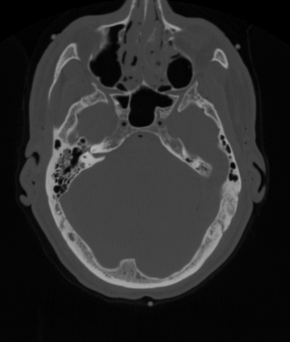
#> input picture morphological_filter/data/brainct.png, 290 x 342 px
$ jupyter execute brainct.ipynb
#> lines starting #> are read from the running program, lines starting #| are printed output that depends on the picture; after the words box and inside, x2 and y2 are one past the last pixel; in counts of white or black regions, pixels touching at a corner belong together
[cell 1]
import cv2
import matplotlib.pyplot as plt
import numpy as np

img = cv2.imread('data/brainct.png', cv2.IMREAD_GRAYSCALE)
#> img is the input picture: shape (342, 290); min 0, max 177, mean 43.2

plt.figure(figsize=(10, 5))

plt.subplot(1, 2, 1)
plt.imshow(img, cmap='gray')
plt.axis('off')

plt.subplot(1, 2, 2)
plt.hist(img.ravel(), bins=256, range=[0, 256], color='black')
plt.xlim([0, 256])

plt.show()
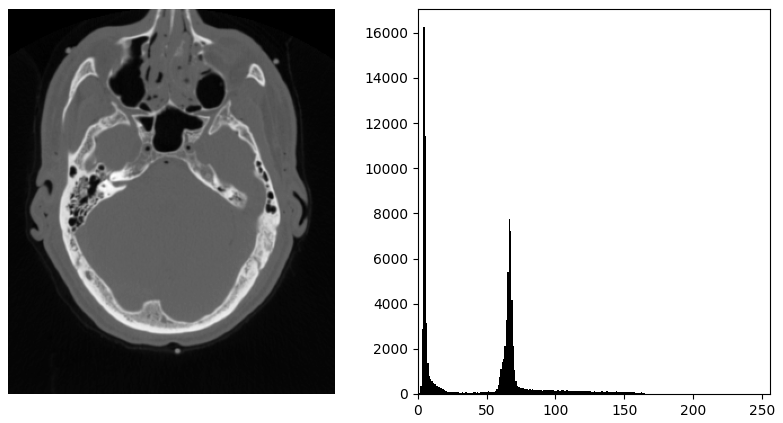
#> figure drawn by matplotlib, 2 panels; panel 2: tallest bar 16243 high, from x = 4 to 5

print(f'Image shape: {img.shape}')
#| Image shape: (342, 290)

[cell 2]
_, binary_img = cv2.threshold(img, 75, 255, cv2.THRESH_BINARY)
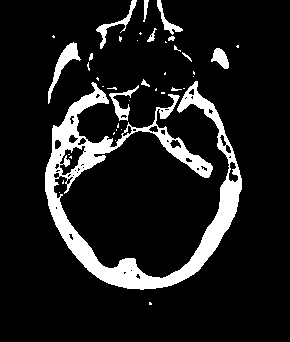
#> binary_img: shape (342, 290); 11.6% white; 41 white regions (28 under 20 px), largest, box (x1, y1, x2, y2) and area: (45, 81, 242, 290) 9598, (48, 42, 81, 104) 488, (96, 0, 137, 49) 318

plt.imshow(binary_img, cmap='gray')
plt.axis('off')
plt.show()

[cell 3]
from itertools import product

def create_cross_kernel(size):
    k = np.zeros((size, size), np.uint8)
    center = size // 2
    k[:, center] = 1
    k[center, :] = 1
    return k

def create_diamond_kernel(size):
#> called with size = 3
    k = np.zeros((size, size), np.uint8)
    center = size // 2
    for i in range(center + 1):
        k[center - i:center + i + 1, i] = 1
        k[center - i:center + i + 1, size - i - 1] = 1
    return k

sizes = [3, 5, 9]
full_kernels = [np.ones((s, s), np.uint8) for s in sizes]
cross_kernels = [create_cross_kernel(s) for s in sizes]
diamond_kernels = [create_diamond_kernel(s) for s in sizes]

kernel_types = ["Full", "Cross", "Diamond"]
kernels = list(zip(kernel_types * 3, full_kernels + cross_kernels + diamond_kernels))
operations = [cv2.MORPH_OPEN, cv2.MORPH_CLOSE]
op_labels = {cv2.MORPH_OPEN: "Open", cv2.MORPH_CLOSE: "Close"}

results = []
titles = []

for (type1, k1), op1, (type2, k2), op2 in product(kernels, operations, kernels, operations):
    temp = cv2.morphologyEx(binary_img, op1, k1)
    result = cv2.morphologyEx(temp, op2, k2)
    results.append(result)
    titles.append(f"{type1} {op_labels[op1]} {k1.shape[0]} → {type2} {op_labels[op2]} {k2.shape[0]}")
#> this loop made 324 passes
#> pass 1, `temp = cv2.morphologyEx(binary_img, op1, k1)`:
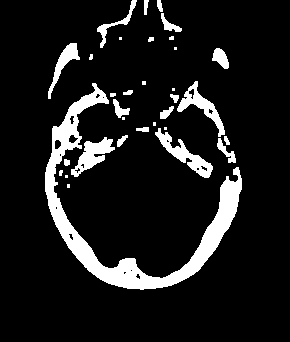
#> temp: shape (342, 290); 10.8% white; 33 white regions (10 under 20 px), largest, box (x1, y1, x2, y2) and area: (45, 83, 242, 290) 6349, (155, 128, 213, 178) 796, (71, 137, 115, 177) 729
#> pass 3, `result = cv2.morphologyEx(temp, op2, k2)`:
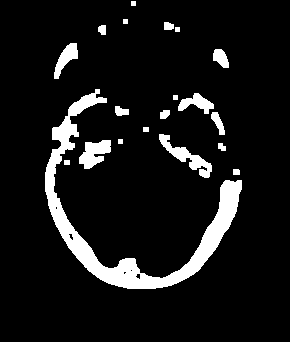
#> result: shape (342, 290); 9.1% white; 20 white regions, largest, box (x1, y1, x2, y2) and area: (45, 89, 242, 289) 6018, (159, 134, 212, 178) 665, (79, 140, 111, 169) 572
#> after the loop:
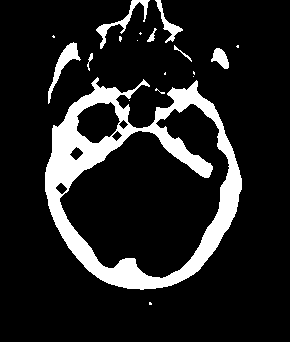
#> temp: shape (342, 290); 13.3% white; 19 white regions (11 under 20 px), largest, box (x1, y1, x2, y2) and area: (45, 77, 242, 290) 11581, (48, 42, 81, 104) 488, (96, 0, 150, 49) 448
#> after the loop, results = 324 items; titles = 324 items, first 6: 'Full Open 3 → Full Open 3', 'Full Open 3 → Full Close 3', 'Full Open 3 → Cross Open 5', 'Full Open 3 → Cross Close 5', 'Full Open 3 → Diamond Open 9', 'Full Open 3 → Diamond Close 9'

cols = 6
rows = (len(results) + cols - 1) // cols
#> rows = 54

fig, axes = plt.subplots(rows, cols, figsize=(15, rows * 2))
axes = axes.ravel()

for i in range(len(results)):
    axes[i].imshow(results[i], cmap='gray')
    axes[i].set_title(titles[i], fontsize=6)
    axes[i].axis('off')

for j in range(i + 1, len(axes)):
    axes[j].axis('off')
#> this loop made 0 passes

plt.tight_layout()
plt.show()
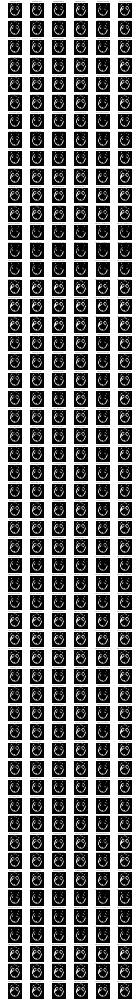
#> figure drawn by matplotlib, 324 panels

[cell 4]
diamond_kernel_9 = np.zeros((9, 9), np.uint8)
center = 9 // 2
for i in range(center + 1):
    diamond_kernel_9[center - i:center + i + 1, i] = 1
    diamond_kernel_9[center - i:center + i + 1, 9 - i - 1] = 1

imask = cv2.morphologyEx(binary_img, cv2.MORPH_CLOSE, diamond_kernel_9)
imask = cv2.morphologyEx(imask, cv2.MORPH_CLOSE, diamond_kernel_9)

plt.imshow(imask, cmap='gray')
plt.axis('off')
plt.show()

[cell 5]
small_kernel = np.ones((3, 3), np.uint8)

dilated = cv2.dilate(imask, small_kernel)
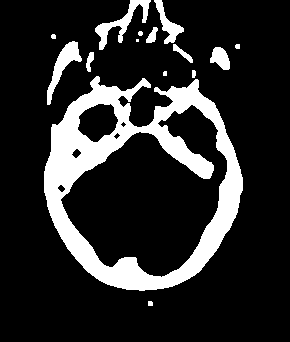
#> dilated: shape (342, 290); 16.8% white; 15 white regions (2 under 20 px), largest, box (x1, y1, x2, y2) and area: (44, 76, 243, 291) 13977, (95, 0, 151, 50) 750, (47, 41, 82, 105) 686
boundary_dilate = cv2.subtract(dilated, imask)
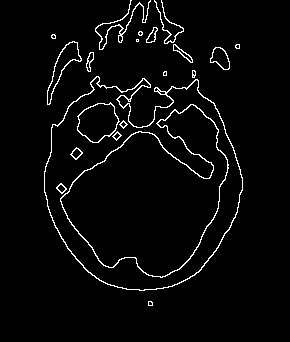
#> boundary_dilate: shape (342, 290); 3.4% white in thin lines or dots, all inside (x1, y1, x2, y2) = (44, 0, 243, 306)

eroded = cv2.erode(imask, small_kernel)
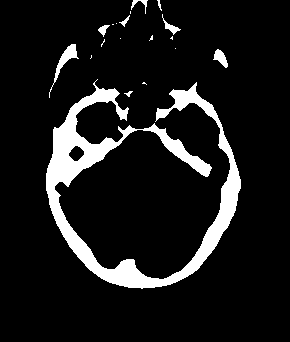
#> eroded: shape (342, 290); 10.1% white; 19 white regions (10 under 20 px), largest, box (x1, y1, x2, y2) and area: (46, 79, 241, 289) 9199, (49, 44, 79, 98) 302, (213, 49, 228, 68) 148
boundary_erode = cv2.subtract(imask, eroded)
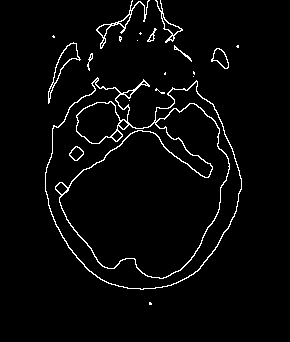
#> boundary_erode: shape (342, 290); 3.2% white in thin lines or dots, all inside (x1, y1, x2, y2) = (45, 0, 242, 305)

fig, axes = plt.subplots(1, 2, figsize=(10, 5))

axes[0].imshow(boundary_dilate, cmap='gray')
axes[0].set_title("Boundary using Dilation")
axes[0].axis('off')

axes[1].imshow(boundary_erode, cmap='gray')
axes[1].set_title("Boundary using Erosion")
axes[1].axis('off')

plt.show()

$ run again, with morphological_filter/data/finger.jpg saved as morphological_filter/data/brainct.png
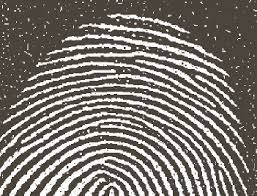
#> input picture morphological_filter/data/finger.jpg, 257 x 196 px
#| Image shape: (196, 257)
#> binary_img: shape (196, 257); 49% white; 1198 white regions (1173 under 20 px), largest, box (x1, y1, x2, y2) and area: (0, 22, 257, 196) 20424, (107, 12, 193, 37) 437, (216, 167, 229, 196) 119
#> after the loop `for (type1, k1), op1, (type2, k2), op2 in product(kernels, operations,..`:
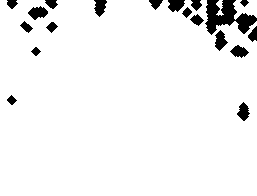
#> temp: shape (196, 257); 94.6% white; 19 black regions, largest, box (x1, y1, x2, y2) and area: (205, 0, 257, 35) 951, (28, 6, 48, 20) 174, (215, 30, 228, 51) 159
#> after the loop `for (type1, k1), op1, (type2, k2), op2 in product(kernels, operations,..`: results = 324 items; titles = 324 items, first 6: 'Full Open 3 → Full Open 3', 'Full Open 3 → Full Close 3', 'Full Open 3 → Cross Open 5', 'Full Open 3 → Cross Close 5', 'Full Open 3 → Diamond Open 9', 'Full Open 3 → Diamond Close 9'
#> rows = 54
#> dilated: shape (196, 257); 96.7% white; 20 black regions (2 under 20 px), largest, box (x1, y1, x2, y2) and area: (207, 0, 235, 33) 494, (237, 15, 257, 32) 175, (169, 0, 183, 10) 106
#> boundary_dilate: shape (196, 257); 2.1% white in thin lines or dots, all inside (x1, y1, x2, y2) = (7, 0, 257, 121)
#> eroded: shape (196, 257); 92.2% white; 13 black regions, largest, box (x1, y1, x2, y2) and area: (167, 0, 257, 52) 2170, (27, 5, 49, 21) 254, (236, 101, 251, 122) 219
#> `boundary_erode = cv2.subtract(imask, eroded)`:
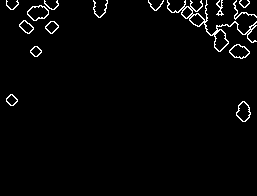
#> boundary_erode: shape (196, 257); 2.4% white in thin lines or dots, all inside (x1, y1, x2, y2) = (6, 0, 257, 122)
